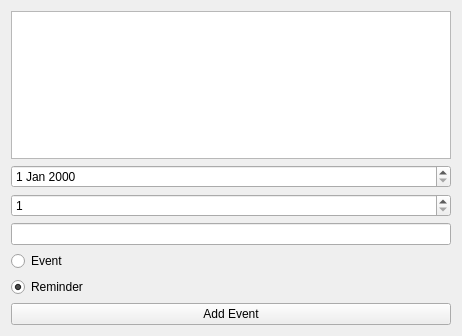
<?xml version="1.0" encoding="UTF-8"?>
<ui version="4.0">
 <class>addeventwindow</class>
 <widget class="QWidget" name="addeventwindow">
  <property name="geometry">
   <rect>
    <x>0</x>
    <y>0</y>
    <width>462</width>
    <height>336</height>
   </rect>
  </property>
  <property name="windowTitle">
   <string>Form</string>
  </property>
  <layout class="QVBoxLayout" name="verticalLayout">
   <item>
    <widget class="QTextEdit" name="textEdit"/>
   </item>
   <item>
    <widget class="QDateEdit" name="dateEdit">
     <property name="minimumDateTime">
      <datetime>
       <hour>0</hour>
       <minute>0</minute>
       <second>0</second>
       <year>2000</year>
       <month>1</month>
       <day>1</day>
      </datetime>
     </property>
    </widget>
   </item>
   <item>
    <widget class="QSpinBox" name="spinBox">
     <property name="minimum">
      <number>1</number>
     </property>
     <property name="maximum">
      <number>5</number>
     </property>
    </widget>
   </item>
   <item>
    <widget class="QLineEdit" name="lineEdit"/>
   </item>
   <item>
    <widget class="QRadioButton" name="radioButton_2">
     <property name="text">
      <string>Event</string>
     </property>
    </widget>
   </item>
   <item>
    <widget class="QRadioButton" name="radioButton">
     <property name="text">
      <string>Reminder</string>
     </property>
     <property name="checked">
      <bool>true</bool>
     </property>
    </widget>
   </item>
   <item>
    <widget class="QPushButton" name="addeventbutton">
     <property name="text">
      <string>Add Event</string>
     </property>
    </widget>
   </item>
  </layout>
 </widget>
 <resources/>
 <connections/>
</ui>
